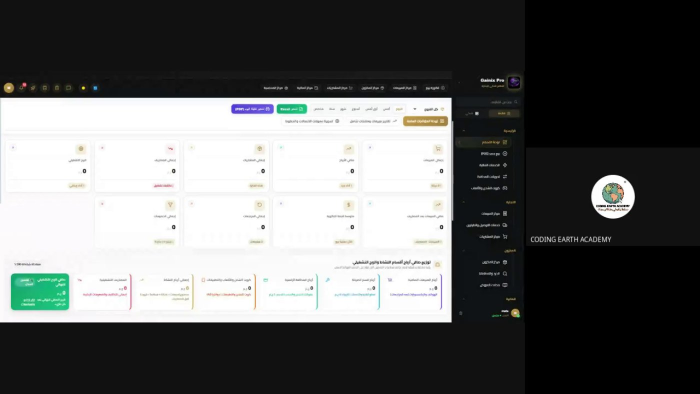
#> input picture refs/meeting-frames/001_00045s.jpg, 1400 x 787 px, given in place of sahl system.mp4, which was not available (shown at 1/2 size)
$ python extract_sahl_frames.py
#> lines starting #> are read from the running program, lines starting #| are printed output that depends on the picture; pictures that were not available may be replaced by others from this repository, and a replacement may not be noted
import os
from pathlib import Path

import cv2

src = Path(r"D:\PIXEL01\mobiles trial\refs\sahl system.mp4")
out = Path(r"D:\PIXEL01\mobiles trial\refs\sahl-frames")
out.mkdir(parents=True, exist_ok=True)
for old in out.glob("*.jpg"):
    old.unlink()

cap = cv2.VideoCapture(str(src))
if not cap.isOpened():
    raise SystemExit("cannot open video")

fps = cap.get(cv2.CAP_PROP_FPS) or 30
count = int(cap.get(cv2.CAP_PROP_FRAME_COUNT) or 0)
w = int(cap.get(cv2.CAP_PROP_FRAME_WIDTH) or 0)
h = int(cap.get(cv2.CAP_PROP_FRAME_HEIGHT) or 0)
duration = count / fps if fps else 0
print(f"fps={fps:.2f} frames={count} size={w}x{h} duration_s={duration:.1f}")

# Sample ~every 2.2s, keep visually new screens.
step = max(1, int(fps * 2.2))
prev = None
saved = 0
idx = 0
max_save = 90


def hist(img):
    small = cv2.resize(img, (160, 90))
    hsv = cv2.cvtColor(small, cv2.COLOR_BGR2HSV)
    return cv2.calcHist([hsv], [0, 1], None, [16, 16], [0, 180, 0, 256])


while True:
    cap.set(cv2.CAP_PROP_POS_FRAMES, idx)
    ok, frame = cap.read()
#> frame is the input picture: shape (787, 1400, 3); mean B, G, R 99.9, 100.5, 99.2
    if not ok:
        break
    sec = idx / fps
    hh = hist(frame)
#> in hist, `small = cv2.resize(img, (160, 90))`:
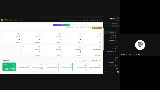
#> small: shape (90, 160, 3); mean B, G, R 101, 101.6, 100.2
#> in hist, `hsv = cv2.cvtColor(small, cv2.COLOR_BGR2HSV)`: hsv: shape (90, 160, 3); mean H, S, V 19, 8.2, 102.3
    keep = False
    if prev is None:
        keep = True
    else:
        score = cv2.compareHist(prev, hh, cv2.HISTCMP_CORREL)
        if score < 0.92:
            keep = True
    if keep:
        saved += 1
        name = out / f"{saved:03d}_{int(sec):05d}s.jpg"
        vis = cv2.resize(frame, (1280, int(frame.shape[0] * 1280 / frame.shape[1])))
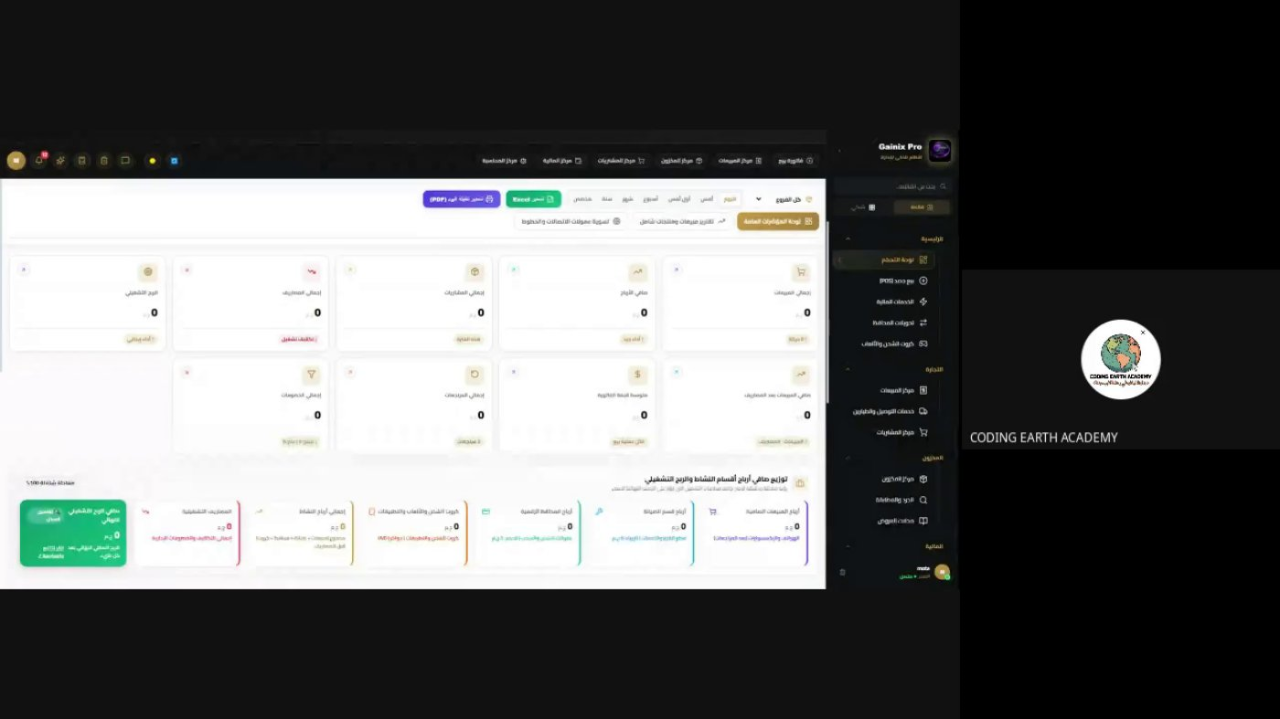
#> vis: shape (719, 1280, 3); mean B, G, R 99.9, 100.4, 99.1
        cv2.imwrite(str(name), vis, [int(cv2.IMWRITE_JPEG_QUALITY), 82])
        prev = hh
        print(f"saved {name.name}")
        if saved >= max_save:
            break
    idx += step

cap.release()
print(f"done saved={saved}")

$ run again, on refs/meeting-frames/004_00060s.jpg
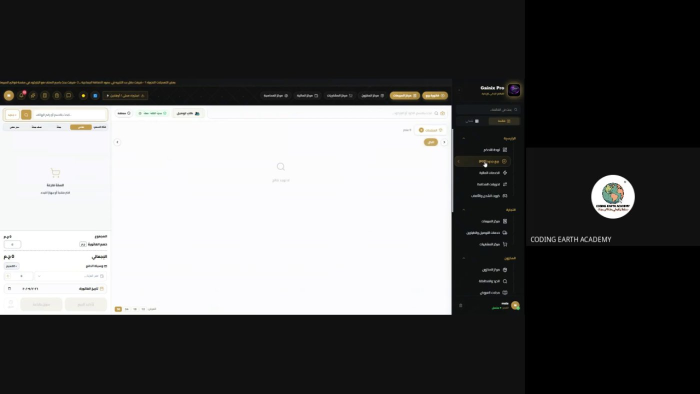
#> input picture refs/meeting-frames/004_00060s.jpg, 1400 x 787 px, given in place of sahl system.mp4, which was not available (shown at 1/2 size)
#> frame is the input picture: shape (787, 1400, 3); mean B, G, R 96, 96.1, 96
#> in hist, `small = cv2.resize(img, (160, 90))`:
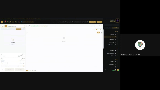
#> small: shape (90, 160, 3); mean B, G, R 96.2, 96.3, 96.2
#> hsv: shape (90, 160, 3); mean H, S, V 35.8, 5.9, 97
#> `vis = cv2.resize(frame, (1280, int(frame.shape[0] * 1280 / frame.shape..`:
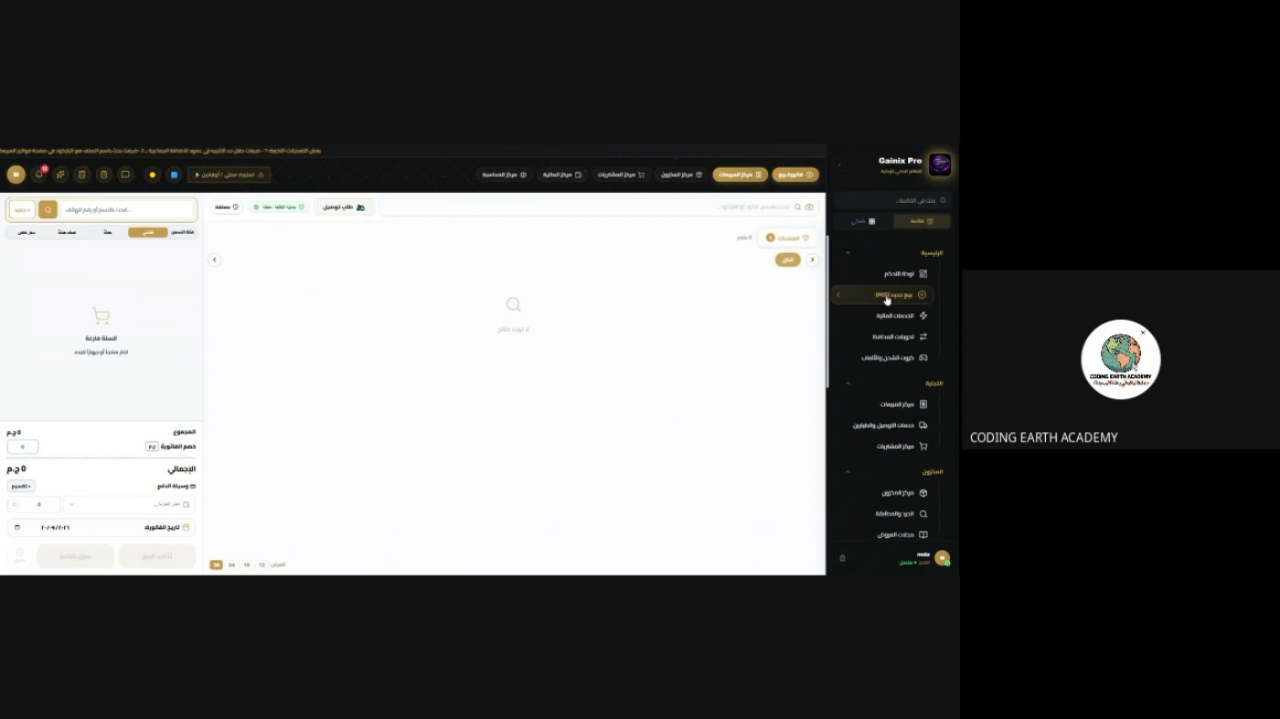
#> vis: shape (719, 1280, 3); mean B, G, R 96, 96, 96
